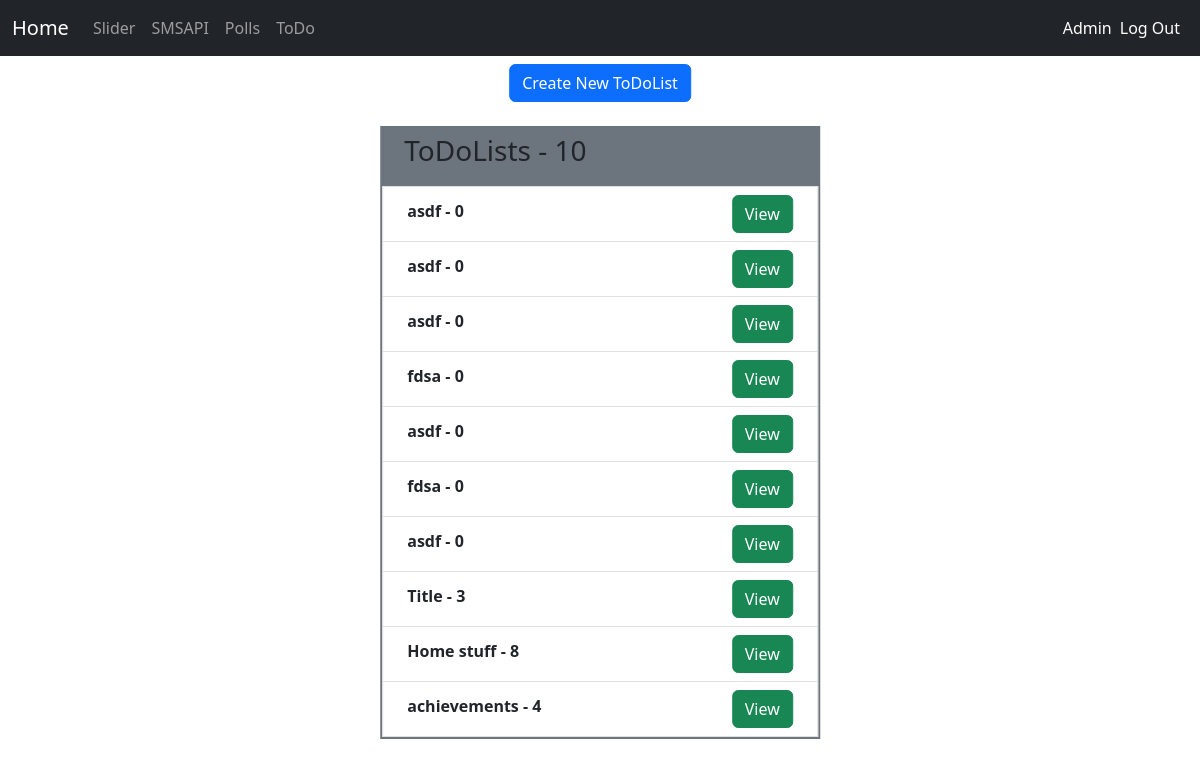
The app's page /todo (signed in) with its own data.
### website/models.py (models this page shows, shortened)
class ToDoList(models.Model):
    user = models.ForeignKey(User, on_delete=models.CASCADE)
    title = models.CharField(max_length=100)

### website/views.py (the view)
# urls.py: path('todo', views.todo, name="todo"),
def todo(request):
    if request.user.is_authenticated:
        todoList = ToDoList.objects.filter(user=request.user)
        context = {
            "todoLists": todoList,
        }
        return render(request, 'todo.html', context)
    else:
        return render(request, 'todo.html')

### templates/todo.html (shortened to what this page needs)
{% extends 'base.html' %}
{% block main %}
<div id="kontener-todo" class="position-absolute start-50 translate-middle d-flex align-items-center flex-column gap-4">
    {% if user.is_authenticated %}
    <a type="button" class="btn btn-primary" href="/todo/createtodo">Create New ToDoList</a>
    <div class="row" style="width: 180%;">
        <div class="panel panel-default">
            <div class="panel-heading  bg-secondary p-2 px-4">
                <h3 class="panel-title">ToDoLists - {{todoLists.count}}</h3>
            </div>
            <ul class="list-group rounded-0 border border-2 border-secondary">
                {% for todoList in todoLists reversed%}
                <li class="list-group-item px-4">
                    <div class="float-start d-flex py-1">
                    <strong>{{todoList.title}} - {{todoList.todolist.count}}</strong>&nbsp;&nbsp;
                    </div>
                    <div class="tasks-items-wrapper d-flex justify-content-end">
                        <a href="/todo/todolist/{{todoList.id}}" class="btn btn-success btn-xs">View</a>
                    </div>
                </li>
                {% endfor %}
            </ul>
        </div>
    </div>
    {% else %}
    <h2>You have to be logged in to create to-do lists</h2>
    <h3>Log In <a href="/login/" style="text-decoration: none;">Here</a>.</h3>
    {% endif %}
</div>
{% endblock %}

### static/css/style.css (style rules this page uses)
* { margin: 0; padding: 0; box-sizing: border-box; }

### records on screen
ToDoList: title "asdf", todolist.count "0"
ToDoList: title "asdf", todolist.count "0"
ToDoList: title "asdf", todolist.count "0"
ToDoList: title "fdsa", todolist.count "0"
ToDoList: title "asdf", todolist.count "0"
ToDoList: title "fdsa", todolist.count "0"
ToDoList: title "asdf", todolist.count "0"
ToDoList: title "Title", todolist.count "3"
ToDoList: title "Home stuff", todolist.count "8"
ToDoList: title "achievements", todolist.count "4"

### other values on screen
{{ todoLists.count }} "10"
